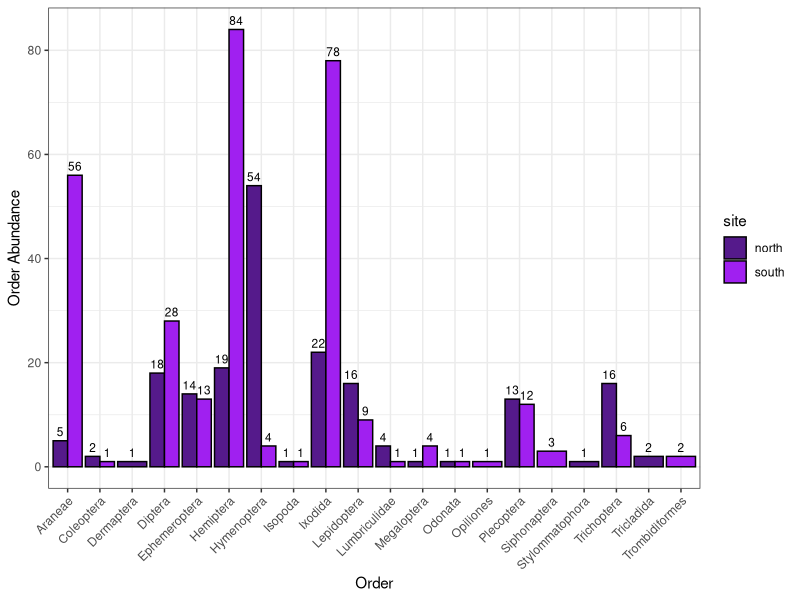
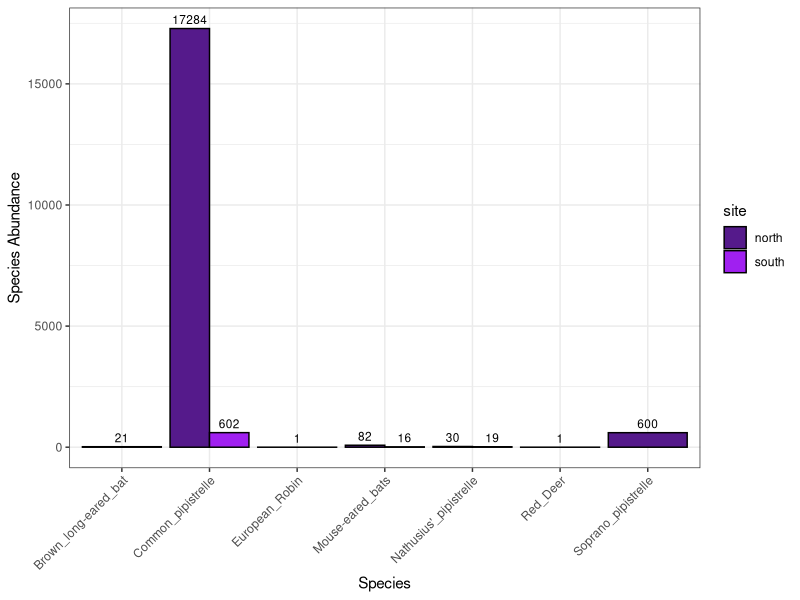
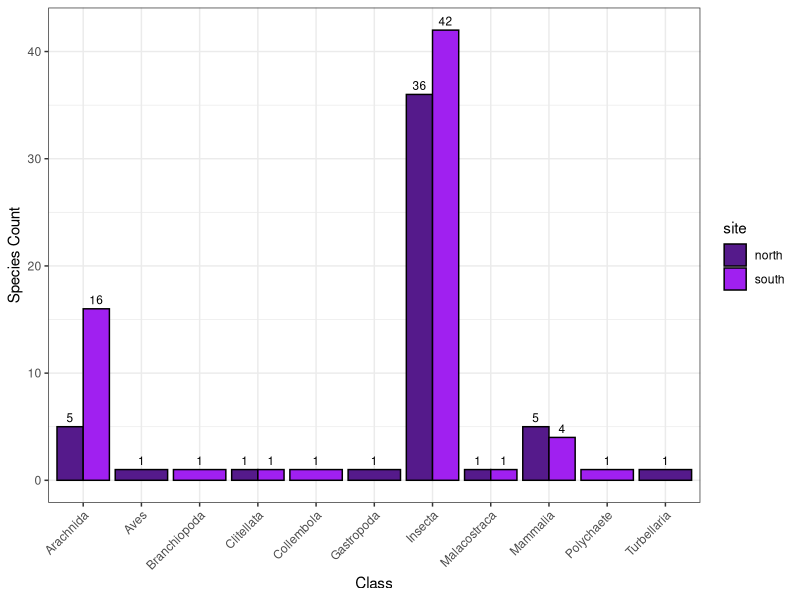

Reproduce these figures in R, in order.
# clear environment
rm(list=ls())

# import packages needed
library(ggplot2)
library(dplyr)
library(vegan)
library(tidyr)
library(tibble)
# ...

# import full data set
arran_data_full <- read.csv('./Data/arran_data_full.csv')
# check the data set
head(arran_data_full)

# check data types
str(arran_data_full)
arran_data_full$eventID <- as.factor(arran_data_full$eventID)
arran_data_full$site <- as.factor(arran_data_full$site)
arran_data_full$samplingProtocol <- as.factor(arran_data_full$samplingProtocol)
arran_data_full$vernacularName <- as.factor(arran_data_full$vernacularName)
arran_data_full$individualCount <- as.numeric(arran_data_full$individualCount)
# ... need to finish
str(arran_data_full)

# create subsets of the data
invert_data <- arran_data_full %>% slice(1:235)
vert_data <- arran_data_full %>% slice(236:302)
# for total number of vertebrate species use vert_data
# but for counts or diversity yse vert_count_data
vert_count_data <- vert_data %>% slice(47:67)

# ANALYSIS OF INVERTEBRATE BIODIVERSITY 
invert_data <- invert_data %>%
  filter(order != "")

invert_abundances <- invert_data %>%
  group_by(site, order) %>%
  summarise(total_count = sum(individualCount), .groups = "drop")

invert_alpha_div <- invert_data %>%
  group_by(site) %>% # Group by site
  summarise(no_orders = n_distinct(order), .groups = "drop") # Count unique species

ggplot(invert_abundances, aes(x = order, y = total_count, fill = site)) +
  geom_bar(stat = "identity", position = "dodge", colour = "black") +
  geom_text(
    aes(label = total_count),
    position = position_dodge(width = 0.9), # Adjust text position to align with bars
    vjust = -0.5, # Position text slightly above the bars
    size = 3      # Adjust text size
  ) +
  labs(x = "Order", y = "Order Abundance") +
  scale_fill_manual(values = c("south" = "purple", "north" = "purple4")) +
  theme_bw() +
  theme(axis.text.x = element_text(angle = 45, vjust = 1, hjust=1))

# ANALYSIS OF VERTEBRATE BIODIVERSITY
vert_abundances <- vert_count_data %>%
  group_by(site, vernacularName) %>%
  summarise(total_count = sum(individualCount), .groups = "drop")

vert_alpha_div <- vert_count_data %>%
  group_by(site) %>% # Group by site
  summarise(no_species = n_distinct(vernacularName), .groups = "drop") # Count unique species

ggplot(vert_abundances, aes(x = vernacularName, y = total_count, fill = site)) +
  geom_bar(stat = "identity", position = "dodge", colour = "black") +
  geom_text(
    aes(label = total_count),
    position = position_dodge(width = 0.9), # Adjust text position to align with bars
    vjust = -0.5, # Position text slightly above the bars
    size = 3      # Adjust text size
  ) +
  labs(x = "Species", y = "Species Abundance") +
  scale_fill_manual(values = c("south" = "purple", "north" = "purple4")) +
  theme_bw() +
  theme(axis.text.x = element_text(angle = 45, vjust = 1, hjust=1))

vert_abundances <- vert_abundances %>%
  filter(vernacularName != "Common_pipistrelle")
vert_abundances <- vert_abundances %>%
  filter(vernacularName != "Soprano_pipistrelle")

# BATS POOR TO VISUALISE... REMOVE OR DO AS COUNT PER AUDIOMOTH INSTEAD?

# ABUNDANCE
arran_alpha_div <- arran_data_full %>%
  group_by(site, vernacularName) %>%
  summarise(total_count = sum(individualCount), .groups = "drop")

# ALPHA DIVERSITY
# Summarise the number of species per site
unique(arran_data_full$class)
arran_data_full <- arran_data_full %>%
  filter(individualCount != 0)
unique(arran_data_full$class)

arran_alpha_div <- arran_data_full %>%
  group_by(site, class) %>% # Group by site
  summarise(no_species = n_distinct(vernacularName), .groups = "drop") # Count unique species

ggplot(arran_alpha_div, aes(x = class, y = no_species, fill = site)) +
  geom_bar(stat = "identity", position = "dodge", colour = "black") +
  geom_text(
    aes(label = no_species),
    position = position_dodge(width = 0.9), # Adjust text position to align with bars
    vjust = -0.5, # Position text slightly above the bars
    size = 3      # Adjust text size
  ) +
  labs(x = "Class", y = "Species Count") +
  scale_fill_manual(values = c("south" = "purple", "north" = "purple4")) +
  theme_bw() +
  theme(axis.text.x = element_text(angle = 45, vjust = 1, hjust=1))
# overall pretty similar - but south fairing slightly better?


# BETA DIVERSITY - SHANNONS

# rearrange data set
arran_data_rearranged <- arran_alpha_div %>%
  tidyr::pivot_wider(names_from = class, values_from = no_species, values_fill = 0) %>%
  column_to_rownames(var = "site")
# Set the 'site' column as row names using tibble's function
rownames(arran_data_rearranged) <- arran_data_rearranged$site
#arran_data_rearranged <- arran_data_rearranged[, -1]  # Remove the 'site' column

# create empty dataframe to store the calculated diversity indices in
arran_diversity_indicies <- data.frame(diversity_index = character(0), south = integer(0), north = integer(0))

# shannons
arran_shannons <- diversity(arran_data_rearranged[,1:11])
arran_shannons <- as.numeric(arran_shannons)

shannons_south <- arran_shannons[2]
shannons_north <- arran_shannons[1]

arran_shannons <- data.frame(diversity_index = "shannons", south = shannons_south, north = shannons_north)
arran_diversity_indicies <- rbind(arran_diversity_indicies, arran_shannons)

# simpsons
arran_simpsons <- diversity(arran_data_rearranged[,1:11], index = "simpson")
arran_simpsons <- as.numeric(arran_simpsons)

simpsons_south <- arran_simpsons[2]
simpsons_north <- arran_simpsons[1]

arran_simpsons <- data.frame(diversity_index = "simpsons", south = simpsons_south, north = simpsons_north)
arran_diversity_indicies <- rbind(arran_diversity_indicies, arran_simpsons)
# south has higher diversity


# HAVE DONE BY SLOPE, WHAT ABOUT BY SAMPLE BY SLOPE AS IN MY DISS?
# could then use more interesting plots like boxplots

# stuff
#select(-genre, -spotify_monthly_listeners, -year_founded)
